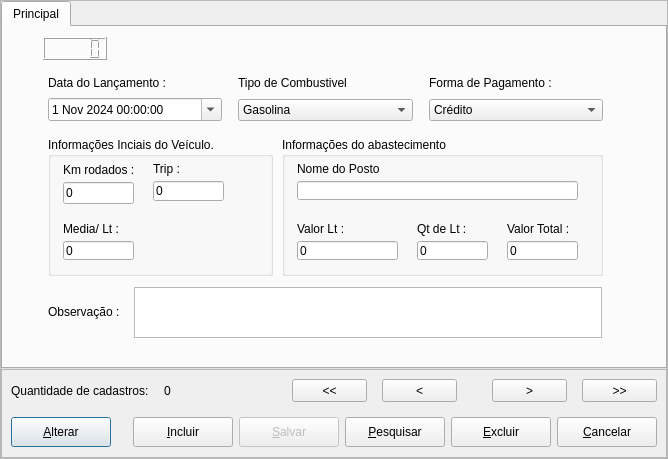
<?xml version="1.0" encoding="UTF-8"?>
<ui version="4.0">
 <class>LancAbastecimento</class>
 <widget class="QDialog" name="LancAbastecimento">
  <property name="geometry">
   <rect>
    <x>0</x>
    <y>0</y>
    <width>668</width>
    <height>459</height>
   </rect>
  </property>
  <property name="minimumSize">
   <size>
    <width>668</width>
    <height>459</height>
   </size>
  </property>
  <property name="maximumSize">
   <size>
    <width>700</width>
    <height>500</height>
   </size>
  </property>
  <property name="windowTitle">
   <string>Dialog</string>
  </property>
  <property name="windowIcon">
   <iconset resource="../../My-Finance-QtDesigner/src/resources/icons.qrc">
    <normaloff>:/icons/ico.ico</normaloff>:/icons/ico.ico</iconset>
  </property>
  <layout class="QVBoxLayout" name="verticalLayout">
   <property name="spacing">
    <number>0</number>
   </property>
   <property name="leftMargin">
    <number>0</number>
   </property>
   <property name="topMargin">
    <number>0</number>
   </property>
   <property name="rightMargin">
    <number>0</number>
   </property>
   <property name="bottomMargin">
    <number>0</number>
   </property>
   <item>
    <widget class="QFrame" name="frame">
     <property name="minimumSize">
      <size>
       <width>668</width>
       <height>409</height>
      </size>
     </property>
     <property name="frameShape">
      <enum>QFrame::StyledPanel</enum>
     </property>
     <property name="frameShadow">
      <enum>QFrame::Raised</enum>
     </property>
     <layout class="QVBoxLayout" name="verticalLayout_3">
      <property name="spacing">
       <number>0</number>
      </property>
      <property name="leftMargin">
       <number>0</number>
      </property>
      <property name="topMargin">
       <number>0</number>
      </property>
      <property name="rightMargin">
       <number>0</number>
      </property>
      <property name="bottomMargin">
       <number>0</number>
      </property>
      <item>
       <widget class="QTabWidget" name="tabWidget_3">
        <property name="maximumSize">
         <size>
          <width>700</width>
          <height>500</height>
         </size>
        </property>
        <property name="currentIndex">
         <number>0</number>
        </property>
        <widget class="QWidget" name="tabWidget_3Page1">
         <attribute name="title">
          <string>Principal</string>
         </attribute>
         <widget class="QLCDNumber" name="lcd_id">
          <property name="geometry">
           <rect>
            <x>40</x>
            <y>10</y>
            <width>64</width>
            <height>23</height>
           </rect>
          </property>
          <property name="maximumSize">
           <size>
            <width>64</width>
            <height>23</height>
           </size>
          </property>
         </widget>
         <widget class="QWidget" name="layoutWidget">
          <property name="geometry">
           <rect>
            <x>40</x>
            <y>40</y>
            <width>565</width>
            <height>271</height>
           </rect>
          </property>
          <layout class="QVBoxLayout" name="verticalLayout_16">
           <item>
            <layout class="QVBoxLayout" name="verticalLayout_15">
             <item>
              <layout class="QHBoxLayout" name="horizontalLayout_2">
               <item>
                <layout class="QVBoxLayout" name="verticalLayout_5">
                 <property name="spacing">
                  <number>5</number>
                 </property>
                 <property name="leftMargin">
                  <number>5</number>
                 </property>
                 <property name="topMargin">
                  <number>5</number>
                 </property>
                 <property name="rightMargin">
                  <number>5</number>
                 </property>
                 <property name="bottomMargin">
                  <number>5</number>
                 </property>
                 <item>
                  <widget class="QLabel" name="label_4">
                   <property name="text">
                    <string>Data do Lançamento :</string>
                   </property>
                  </widget>
                 </item>
                 <item>
                  <widget class="QDateTimeEdit" name="date_lanc_abastecimento">
                   <property name="wrapping">
                    <bool>false</bool>
                   </property>
                   <property name="frame">
                    <bool>true</bool>
                   </property>
                   <property name="buttonSymbols">
                    <enum>QAbstractSpinBox::NoButtons</enum>
                   </property>
                   <property name="accelerated">
                    <bool>true</bool>
                   </property>
                   <property name="showGroupSeparator" stdset="0">
                    <bool>false</bool>
                   </property>
                   <property name="dateTime">
                    <datetime>
                     <hour>0</hour>
                     <minute>0</minute>
                     <second>0</second>
                     <year>2024</year>
                     <month>11</month>
                     <day>1</day>
                    </datetime>
                   </property>
                   <property name="calendarPopup">
                    <bool>true</bool>
                   </property>
                   <property name="timeSpec">
                    <enum>Qt::LocalTime</enum>
                   </property>
                  </widget>
                 </item>
                </layout>
               </item>
               <item>
                <layout class="QVBoxLayout" name="verticalLayout_9">
                 <property name="spacing">
                  <number>5</number>
                 </property>
                 <property name="leftMargin">
                  <number>5</number>
                 </property>
                 <property name="topMargin">
                  <number>5</number>
                 </property>
                 <property name="rightMargin">
                  <number>5</number>
                 </property>
                 <property name="bottomMargin">
                  <number>5</number>
                 </property>
                 <item>
                  <widget class="QLabel" name="label_8">
                   <property name="text">
                    <string>Tipo de Combustivel</string>
                   </property>
                  </widget>
                 </item>
                 <item>
                  <widget class="QComboBox" name="combobox_tipo_combustivel">
                   <item>
                    <property name="text">
                     <string>Gasolina</string>
                    </property>
                   </item>
                   <item>
                    <property name="text">
                     <string>Gasolina Aditivada</string>
                    </property>
                   </item>
                   <item>
                    <property name="text">
                     <string>Alcool</string>
                    </property>
                   </item>
                   <item>
                    <property name="text">
                     <string>Alcool Aditivado</string>
                    </property>
                   </item>
                  </widget>
                 </item>
                </layout>
               </item>
               <item>
                <layout class="QVBoxLayout" name="verticalLayout_14">
                 <property name="spacing">
                  <number>5</number>
                 </property>
                 <property name="leftMargin">
                  <number>5</number>
                 </property>
                 <property name="topMargin">
                  <number>5</number>
                 </property>
                 <property name="rightMargin">
                  <number>5</number>
                 </property>
                 <property name="bottomMargin">
                  <number>5</number>
                 </property>
                 <item>
                  <widget class="QLabel" name="label_13">
                   <property name="text">
                    <string>Forma de Pagamento :</string>
                   </property>
                  </widget>
                 </item>
                 <item>
                  <widget class="QComboBox" name="combobox_tipo_pagamento">
                   <item>
                    <property name="text">
                     <string>Crédito </string>
                    </property>
                   </item>
                   <item>
                    <property name="text">
                     <string>Débito</string>
                    </property>
                   </item>
                   <item>
                    <property name="text">
                     <string>Dinheiro</string>
                    </property>
                   </item>
                   <item>
                    <property name="text">
                     <string>Outros</string>
                    </property>
                   </item>
                  </widget>
                 </item>
                </layout>
               </item>
              </layout>
             </item>
             <item>
              <layout class="QHBoxLayout" name="horizontalLayout_5" stretch="1,1">
               <property name="spacing">
                <number>9</number>
               </property>
               <property name="sizeConstraint">
                <enum>QLayout::SetMinimumSize</enum>
               </property>
               <property name="leftMargin">
                <number>5</number>
               </property>
               <property name="topMargin">
                <number>5</number>
               </property>
               <property name="rightMargin">
                <number>5</number>
               </property>
               <property name="bottomMargin">
                <number>5</number>
               </property>
               <item>
                <widget class="QGroupBox" name="groupBox">
                 <property name="minimumSize">
                  <size>
                   <width>221</width>
                   <height>139</height>
                  </size>
                 </property>
                 <property name="title">
                  <string>Informações Inciais do Veículo. </string>
                 </property>
                 <widget class="QWidget" name="layoutWidget_2">
                  <property name="geometry">
                   <rect>
                    <x>10</x>
                    <y>80</y>
                    <width>81</width>
                    <height>52</height>
                   </rect>
                  </property>
                  <layout class="QVBoxLayout" name="verticalLayout_7">
                   <property name="spacing">
                    <number>5</number>
                   </property>
                   <property name="leftMargin">
                    <number>5</number>
                   </property>
                   <property name="topMargin">
                    <number>5</number>
                   </property>
                   <property name="rightMargin">
                    <number>5</number>
                   </property>
                   <property name="bottomMargin">
                    <number>9</number>
                   </property>
                   <item>
                    <widget class="QLabel" name="label_6">
                     <property name="text">
                      <string>Media/ Lt :</string>
                     </property>
                    </widget>
                   </item>
                   <item>
                    <widget class="QLineEdit" name="text_media_lt">
                     <property name="toolTip">
                      <string>&lt;html&gt;&lt;head/&gt;&lt;body&gt;&lt;p&gt;Média de Km/Lt feito pelo veículo até o momento. &lt;/p&gt;&lt;/body&gt;&lt;/html&gt;</string>
                     </property>
                     <property name="text">
                      <string>0</string>
                     </property>
                    </widget>
                   </item>
                  </layout>
                 </widget>
                 <widget class="QWidget" name="layoutWidget">
                  <property name="geometry">
                   <rect>
                    <x>100</x>
                    <y>20</y>
                    <width>81</width>
                    <height>49</height>
                   </rect>
                  </property>
                  <layout class="QVBoxLayout" name="verticalLayout_6">
                   <property name="spacing">
                    <number>5</number>
                   </property>
                   <property name="leftMargin">
                    <number>5</number>
                   </property>
                   <property name="topMargin">
                    <number>5</number>
                   </property>
                   <property name="rightMargin">
                    <number>5</number>
                   </property>
                   <property name="bottomMargin">
                    <number>5</number>
                   </property>
                   <item>
                    <widget class="QLabel" name="label_5">
                     <property name="text">
                      <string>Trip :</string>
                     </property>
                    </widget>
                   </item>
                   <item>
                    <widget class="QLineEdit" name="text_trip">
                     <property name="toolTip">
                      <string>&lt;html&gt;&lt;head/&gt;&lt;body&gt;&lt;p&gt;&lt;span style=&quot; font-size:10pt;&quot;&gt;Marcador de KM por abasteciemento &lt;/span&gt;&lt;span style=&quot; font-size:10pt; font-weight:600;&quot;&gt;Se houver&lt;/span&gt;&lt;span style=&quot; font-size:10pt;&quot;&gt; !!&lt;/span&gt;&lt;/p&gt;&lt;/body&gt;&lt;/html&gt;</string>
                     </property>
                     <property name="text">
                      <string>0</string>
                     </property>
                    </widget>
                   </item>
                  </layout>
                 </widget>
                 <widget class="QWidget" name="layoutWidget">
                  <property name="geometry">
                   <rect>
                    <x>10</x>
                    <y>20</y>
                    <width>81</width>
                    <height>52</height>
                   </rect>
                  </property>
                  <layout class="QVBoxLayout" name="verticalLayout_4">
                   <property name="spacing">
                    <number>5</number>
                   </property>
                   <property name="leftMargin">
                    <number>5</number>
                   </property>
                   <property name="topMargin">
                    <number>5</number>
                   </property>
                   <property name="rightMargin">
                    <number>5</number>
                   </property>
                   <property name="bottomMargin">
                    <number>5</number>
                   </property>
                   <item>
                    <widget class="QLabel" name="label">
                     <property name="text">
                      <string>Km rodados :</string>
                     </property>
                    </widget>
                   </item>
                   <item>
                    <widget class="QLineEdit" name="text_km_rodados">
                     <property name="toolTip">
                      <string>&lt;html&gt;&lt;head/&gt;&lt;body&gt;&lt;p&gt;&lt;span style=&quot; font-size:10pt;&quot;&gt;Quantidade de Km rodados no veiculo. &lt;/span&gt;&lt;/p&gt;&lt;/body&gt;&lt;/html&gt;</string>
                     </property>
                     <property name="inputMethodHints">
                      <set>Qt::ImhFormattedNumbersOnly</set>
                     </property>
                     <property name="inputMask">
                      <string/>
                     </property>
                     <property name="text">
                      <string>0</string>
                     </property>
                    </widget>
                   </item>
                  </layout>
                 </widget>
                </widget>
               </item>
               <item>
                <widget class="QGroupBox" name="groupBox_2">
                 <property name="minimumSize">
                  <size>
                   <width>321</width>
                   <height>121</height>
                  </size>
                 </property>
                 <property name="title">
                  <string>Informações do abastecimento</string>
                 </property>
                 <widget class="QWidget" name="layoutWidget_4">
                  <property name="geometry">
                   <rect>
                    <x>10</x>
                    <y>80</y>
                    <width>111</width>
                    <height>52</height>
                   </rect>
                  </property>
                  <layout class="QVBoxLayout" name="verticalLayout_10">
                   <property name="spacing">
                    <number>5</number>
                   </property>
                   <property name="leftMargin">
                    <number>5</number>
                   </property>
                   <property name="topMargin">
                    <number>5</number>
                   </property>
                   <property name="rightMargin">
                    <number>5</number>
                   </property>
                   <property name="bottomMargin">
                    <number>9</number>
                   </property>
                   <item>
                    <widget class="QLabel" name="label_9">
                     <property name="text">
                      <string>Valor Lt :</string>
                     </property>
                    </widget>
                   </item>
                   <item>
                    <widget class="QLineEdit" name="text_valor_lt">
                     <property name="toolTip">
                      <string>&lt;html&gt;&lt;head/&gt;&lt;body&gt;&lt;p&gt;Valor pago por Litro&lt;/p&gt;&lt;/body&gt;&lt;/html&gt;</string>
                     </property>
                     <property name="text">
                      <string>0</string>
                     </property>
                    </widget>
                   </item>
                  </layout>
                 </widget>
                 <widget class="QWidget" name="layoutWidget_5">
                  <property name="geometry">
                   <rect>
                    <x>10</x>
                    <y>20</y>
                    <width>291</width>
                    <height>53</height>
                   </rect>
                  </property>
                  <layout class="QVBoxLayout" name="verticalLayout_11">
                   <property name="spacing">
                    <number>5</number>
                   </property>
                   <property name="leftMargin">
                    <number>5</number>
                   </property>
                   <property name="topMargin">
                    <number>5</number>
                   </property>
                   <property name="rightMargin">
                    <number>5</number>
                   </property>
                   <property name="bottomMargin">
                    <number>10</number>
                   </property>
                   <item>
                    <widget class="QLabel" name="label_10">
                     <property name="text">
                      <string>Nome do Posto </string>
                     </property>
                    </widget>
                   </item>
                   <item>
                    <widget class="QLineEdit" name="text_nome_posto">
                     <property name="toolTip">
                      <string>&lt;html&gt;&lt;head/&gt;&lt;body&gt;&lt;p&gt;&lt;span style=&quot; font-size:10pt;&quot;&gt;Nome do Posto Abastecido&lt;/span&gt;&lt;/p&gt;&lt;/body&gt;&lt;/html&gt;</string>
                     </property>
                     <property name="dragEnabled">
                      <bool>true</bool>
                     </property>
                     <property name="clearButtonEnabled">
                      <bool>true</bool>
                     </property>
                    </widget>
                   </item>
                  </layout>
                 </widget>
                 <widget class="QWidget" name="layoutWidget_6">
                  <property name="geometry">
                   <rect>
                    <x>130</x>
                    <y>80</y>
                    <width>81</width>
                    <height>52</height>
                   </rect>
                  </property>
                  <layout class="QVBoxLayout" name="verticalLayout_12">
                   <property name="spacing">
                    <number>5</number>
                   </property>
                   <property name="leftMargin">
                    <number>5</number>
                   </property>
                   <property name="topMargin">
                    <number>5</number>
                   </property>
                   <property name="rightMargin">
                    <number>5</number>
                   </property>
                   <property name="bottomMargin">
                    <number>9</number>
                   </property>
                   <item>
                    <widget class="QLabel" name="label_11">
                     <property name="text">
                      <string>Qt de Lt :</string>
                     </property>
                    </widget>
                   </item>
                   <item>
                    <widget class="QLineEdit" name="text_qt_lt">
                     <property name="toolTip">
                      <string>&lt;html&gt;&lt;head/&gt;&lt;body&gt;&lt;p&gt;Quantidade de litros Abastecidos&lt;/p&gt;&lt;/body&gt;&lt;/html&gt;</string>
                     </property>
                     <property name="text">
                      <string>0</string>
                     </property>
                    </widget>
                   </item>
                  </layout>
                 </widget>
                 <widget class="QWidget" name="layoutWidget_7">
                  <property name="geometry">
                   <rect>
                    <x>220</x>
                    <y>80</y>
                    <width>81</width>
                    <height>52</height>
                   </rect>
                  </property>
                  <layout class="QVBoxLayout" name="verticalLayout_13">
                   <property name="spacing">
                    <number>5</number>
                   </property>
                   <property name="leftMargin">
                    <number>5</number>
                   </property>
                   <property name="topMargin">
                    <number>5</number>
                   </property>
                   <property name="rightMargin">
                    <number>5</number>
                   </property>
                   <property name="bottomMargin">
                    <number>9</number>
                   </property>
                   <item>
                    <widget class="QLabel" name="label_12">
                     <property name="text">
                      <string>Valor Total :</string>
                     </property>
                    </widget>
                   </item>
                   <item>
                    <widget class="QLineEdit" name="text_valor_total">
                     <property name="toolTip">
                      <string>&lt;html&gt;&lt;head/&gt;&lt;body&gt;&lt;p&gt;Valor Total Abastecido&lt;/p&gt;&lt;/body&gt;&lt;/html&gt;</string>
                     </property>
                     <property name="inputMask">
                      <string/>
                     </property>
                     <property name="text">
                      <string>0</string>
                     </property>
                    </widget>
                   </item>
                  </layout>
                 </widget>
                </widget>
               </item>
              </layout>
             </item>
            </layout>
           </item>
           <item>
            <layout class="QHBoxLayout" name="horizontalLayout_7">
             <property name="spacing">
              <number>0</number>
             </property>
             <item>
              <widget class="QLabel" name="label_3">
               <property name="maximumSize">
                <size>
                 <width>81</width>
                 <height>16</height>
                </size>
               </property>
               <property name="text">
                <string>Observação :</string>
               </property>
              </widget>
             </item>
             <item>
              <widget class="QPlainTextEdit" name="plain_obs">
               <property name="maximumSize">
                <size>
                 <width>468</width>
                 <height>51</height>
                </size>
               </property>
              </widget>
             </item>
            </layout>
           </item>
          </layout>
         </widget>
        </widget>
       </widget>
      </item>
      <item>
       <widget class="QFrame" name="frame_2">
        <property name="maximumSize">
         <size>
          <width>1000</width>
          <height>94</height>
         </size>
        </property>
        <property name="frameShape">
         <enum>QFrame::StyledPanel</enum>
        </property>
        <property name="frameShadow">
         <enum>QFrame::Raised</enum>
        </property>
        <layout class="QVBoxLayout" name="verticalLayout_2">
         <property name="spacing">
          <number>15</number>
         </property>
         <property name="leftMargin">
          <number>9</number>
         </property>
         <property name="bottomMargin">
          <number>10</number>
         </property>
         <item>
          <layout class="QHBoxLayout" name="horizontalLayout_6">
           <item>
            <layout class="QHBoxLayout" name="horizontalLayout_4">
             <item>
              <widget class="QLabel" name="label_2">
               <property name="text">
                <string>Quantidade de cadastros:</string>
               </property>
              </widget>
             </item>
             <item>
              <widget class="QLabel" name="lbl_total">
               <property name="text">
                <string>0</string>
               </property>
              </widget>
             </item>
            </layout>
           </item>
           <item>
            <spacer name="horizontalSpacer_3">
             <property name="orientation">
              <enum>Qt::Horizontal</enum>
             </property>
             <property name="sizeHint" stdset="0">
              <size>
               <width>178</width>
               <height>20</height>
              </size>
             </property>
            </spacer>
           </item>
           <item>
            <layout class="QHBoxLayout" name="horizontalLayout_3">
             <item>
              <widget class="QPushButton" name="bnt_back_full">
               <property name="minimumSize">
                <size>
                 <width>75</width>
                 <height>23</height>
                </size>
               </property>
               <property name="maximumSize">
                <size>
                 <width>75</width>
                 <height>23</height>
                </size>
               </property>
               <property name="toolTip">
                <string>&lt;html&gt;&lt;head/&gt;&lt;body&gt;&lt;p&gt;Ir para o primeiro...&lt;/p&gt;&lt;/body&gt;&lt;/html&gt;</string>
               </property>
               <property name="text">
                <string>&lt;&lt;</string>
               </property>
               <property name="autoDefault">
                <bool>false</bool>
               </property>
              </widget>
             </item>
             <item>
              <widget class="QPushButton" name="bnt_back">
               <property name="minimumSize">
                <size>
                 <width>75</width>
                 <height>23</height>
                </size>
               </property>
               <property name="maximumSize">
                <size>
                 <width>75</width>
                 <height>23</height>
                </size>
               </property>
               <property name="toolTip">
                <string>&lt;html&gt;&lt;head/&gt;&lt;body&gt;&lt;p&gt;Voltar...&lt;/p&gt;&lt;/body&gt;&lt;/html&gt;</string>
               </property>
               <property name="text">
                <string>&lt;</string>
               </property>
               <property name="autoDefault">
                <bool>false</bool>
               </property>
              </widget>
             </item>
             <item>
              <spacer name="horizontalSpacer_2">
               <property name="orientation">
                <enum>Qt::Horizontal</enum>
               </property>
               <property name="sizeType">
                <enum>QSizePolicy::Minimum</enum>
               </property>
               <property name="sizeHint" stdset="0">
                <size>
                 <width>20</width>
                 <height>20</height>
                </size>
               </property>
              </spacer>
             </item>
             <item>
              <widget class="QPushButton" name="bnt_next">
               <property name="minimumSize">
                <size>
                 <width>75</width>
                 <height>23</height>
                </size>
               </property>
               <property name="maximumSize">
                <size>
                 <width>75</width>
                 <height>23</height>
                </size>
               </property>
               <property name="toolTip">
                <string>&lt;html&gt;&lt;head/&gt;&lt;body&gt;&lt;p&gt;Próximo...&lt;/p&gt;&lt;/body&gt;&lt;/html&gt;</string>
               </property>
               <property name="text">
                <string>&gt;</string>
               </property>
               <property name="autoDefault">
                <bool>false</bool>
               </property>
              </widget>
             </item>
             <item>
              <widget class="QPushButton" name="bnt_next_full">
               <property name="minimumSize">
                <size>
                 <width>75</width>
                 <height>23</height>
                </size>
               </property>
               <property name="maximumSize">
                <size>
                 <width>75</width>
                 <height>23</height>
                </size>
               </property>
               <property name="toolTip">
                <string>&lt;html&gt;&lt;head/&gt;&lt;body&gt;&lt;p&gt;&lt;span style=&quot; font-weight:600;&quot;&gt;Ir para o fim.&lt;/span&gt;&lt;/p&gt;&lt;/body&gt;&lt;/html&gt;</string>
               </property>
               <property name="text">
                <string>&gt;&gt;</string>
               </property>
               <property name="autoDefault">
                <bool>false</bool>
               </property>
              </widget>
             </item>
            </layout>
           </item>
          </layout>
         </item>
         <item>
          <layout class="QHBoxLayout" name="horizontalLayout">
           <property name="spacing">
            <number>6</number>
           </property>
           <property name="sizeConstraint">
            <enum>QLayout::SetDefaultConstraint</enum>
           </property>
           <property name="leftMargin">
            <number>0</number>
           </property>
           <item>
            <widget class="QPushButton" name="bnt_alterar">
             <property name="minimumSize">
              <size>
               <width>100</width>
               <height>30</height>
              </size>
             </property>
             <property name="maximumSize">
              <size>
               <width>131</width>
               <height>41</height>
              </size>
             </property>
             <property name="text">
              <string>&amp;Alterar</string>
             </property>
             <property name="icon">
              <iconset resource="../../My-Finance-QtDesigner/src/resources/icons.qrc">
               <normaloff>:/icons/pencil.png</normaloff>:/icons/pencil.png</iconset>
             </property>
             <property name="iconSize">
              <size>
               <width>25</width>
               <height>25</height>
              </size>
             </property>
            </widget>
           </item>
           <item>
            <spacer name="horizontalSpacer">
             <property name="orientation">
              <enum>Qt::Horizontal</enum>
             </property>
             <property name="sizeHint" stdset="0">
              <size>
               <width>58</width>
               <height>20</height>
              </size>
             </property>
            </spacer>
           </item>
           <item>
            <widget class="QPushButton" name="bnt_adicionar">
             <property name="enabled">
              <bool>true</bool>
             </property>
             <property name="minimumSize">
              <size>
               <width>100</width>
               <height>30</height>
              </size>
             </property>
             <property name="maximumSize">
              <size>
               <width>131</width>
               <height>41</height>
              </size>
             </property>
             <property name="text">
              <string>&amp;Incluir</string>
             </property>
             <property name="icon">
              <iconset resource="../../My-Finance-QtDesigner/src/resources/icons.qrc">
               <normaloff>:/icons/adicionar.png</normaloff>:/icons/adicionar.png</iconset>
             </property>
             <property name="iconSize">
              <size>
               <width>25</width>
               <height>25</height>
              </size>
             </property>
             <property name="shortcut">
              <string>Alt+I</string>
             </property>
            </widget>
           </item>
           <item>
            <widget class="QPushButton" name="bnt_salvar">
             <property name="enabled">
              <bool>false</bool>
             </property>
             <property name="minimumSize">
              <size>
               <width>100</width>
               <height>0</height>
              </size>
             </property>
             <property name="maximumSize">
              <size>
               <width>100</width>
               <height>36</height>
              </size>
             </property>
             <property name="text">
              <string>&amp;Salvar</string>
             </property>
             <property name="icon">
              <iconset resource="../../My-Finance-QtDesigner/src/resources/icons.qrc">
               <normaloff>:/icons/save.png</normaloff>:/icons/save.png</iconset>
             </property>
             <property name="iconSize">
              <size>
               <width>20</width>
               <height>20</height>
              </size>
             </property>
             <property name="shortcut">
              <string/>
             </property>
            </widget>
           </item>
           <item>
            <widget class="QPushButton" name="bnt_search">
             <property name="minimumSize">
              <size>
               <width>100</width>
               <height>29</height>
              </size>
             </property>
             <property name="maximumSize">
              <size>
               <width>100</width>
               <height>41</height>
              </size>
             </property>
             <property name="text">
              <string>&amp;Pesquisar</string>
             </property>
             <property name="icon">
              <iconset resource="../../My-Finance-QtDesigner/src/resources/icons.qrc">
               <normaloff>:/icons/search.png</normaloff>:/icons/search.png</iconset>
             </property>
             <property name="iconSize">
              <size>
               <width>17</width>
               <height>17</height>
              </size>
             </property>
             <property name="shortcut">
              <string>Alt+P</string>
             </property>
             <property name="checkable">
              <bool>false</bool>
             </property>
             <property name="checked">
              <bool>false</bool>
             </property>
             <property name="autoRepeat">
              <bool>false</bool>
             </property>
            </widget>
           </item>
           <item>
            <widget class="QPushButton" name="bnt_excluir">
             <property name="minimumSize">
              <size>
               <width>100</width>
               <height>20</height>
              </size>
             </property>
             <property name="maximumSize">
              <size>
               <width>131</width>
               <height>41</height>
              </size>
             </property>
             <property name="text">
              <string>&amp;Excluir</string>
             </property>
             <property name="icon">
              <iconset resource="../../My-Finance-QtDesigner/src/resources/icons.qrc">
               <normaloff>:/icons/excluir.png</normaloff>:/icons/excluir.png</iconset>
             </property>
             <property name="iconSize">
              <size>
               <width>25</width>
               <height>25</height>
              </size>
             </property>
             <property name="shortcut">
              <string>Alt+E</string>
             </property>
             <property name="checkable">
              <bool>false</bool>
             </property>
             <property name="checked">
              <bool>false</bool>
             </property>
             <property name="autoRepeat">
              <bool>false</bool>
             </property>
            </widget>
           </item>
           <item>
            <widget class="QPushButton" name="bnt_cancelar">
             <property name="minimumSize">
              <size>
               <width>100</width>
               <height>30</height>
              </size>
             </property>
             <property name="maximumSize">
              <size>
               <width>131</width>
               <height>41</height>
              </size>
             </property>
             <property name="text">
              <string>&amp;Cancelar</string>
             </property>
             <property name="icon">
              <iconset resource="../../My-Finance-QtDesigner/src/resources/icons.qrc">
               <normaloff>:/icons/error.png</normaloff>:/icons/error.png</iconset>
             </property>
             <property name="iconSize">
              <size>
               <width>25</width>
               <height>25</height>
              </size>
             </property>
             <property name="shortcut">
              <string>Alt+C</string>
             </property>
             <property name="checkable">
              <bool>false</bool>
             </property>
             <property name="checked">
              <bool>false</bool>
             </property>
             <property name="autoRepeat">
              <bool>false</bool>
             </property>
            </widget>
           </item>
          </layout>
         </item>
        </layout>
       </widget>
      </item>
     </layout>
    </widget>
   </item>
  </layout>
 </widget>
 <tabstops>
  <tabstop>date_lanc_abastecimento</tabstop>
  <tabstop>combobox_tipo_combustivel</tabstop>
  <tabstop>combobox_tipo_pagamento</tabstop>
  <tabstop>text_km_rodados</tabstop>
  <tabstop>text_trip</tabstop>
  <tabstop>text_media_lt</tabstop>
  <tabstop>text_nome_posto</tabstop>
  <tabstop>text_valor_lt</tabstop>
  <tabstop>text_qt_lt</tabstop>
  <tabstop>text_valor_total</tabstop>
  <tabstop>plain_obs</tabstop>
  <tabstop>bnt_cancelar</tabstop>
  <tabstop>bnt_salvar</tabstop>
  <tabstop>bnt_alterar</tabstop>
  <tabstop>bnt_adicionar</tabstop>
  <tabstop>bnt_excluir</tabstop>
  <tabstop>bnt_search</tabstop>
  <tabstop>bnt_next_full</tabstop>
  <tabstop>bnt_next</tabstop>
  <tabstop>bnt_back</tabstop>
  <tabstop>bnt_back_full</tabstop>
 </tabstops>
 <resources>
  <include location="../../My-Finance-QtDesigner/src/resources/icons.qrc"/>
 </resources>
 <connections/>
</ui>
